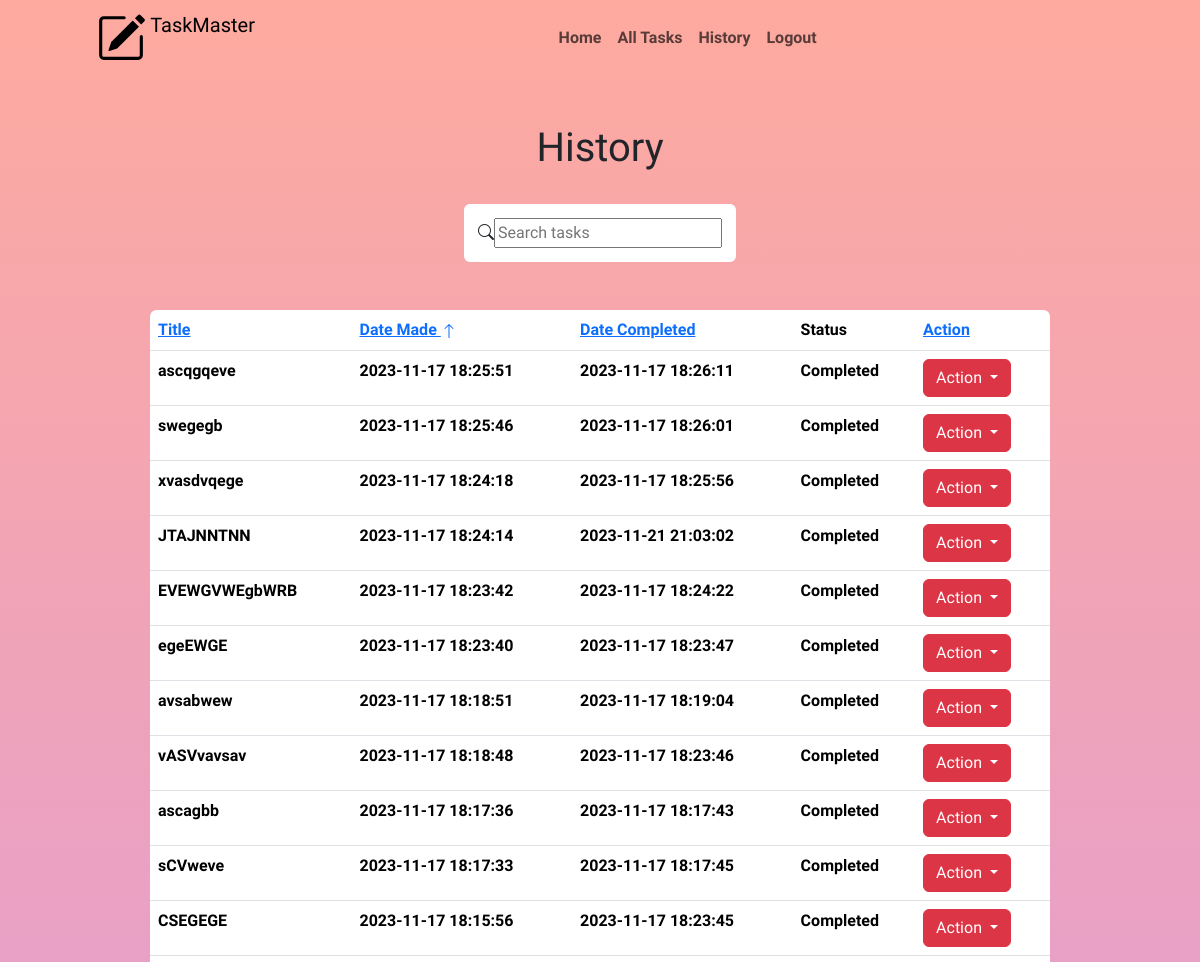
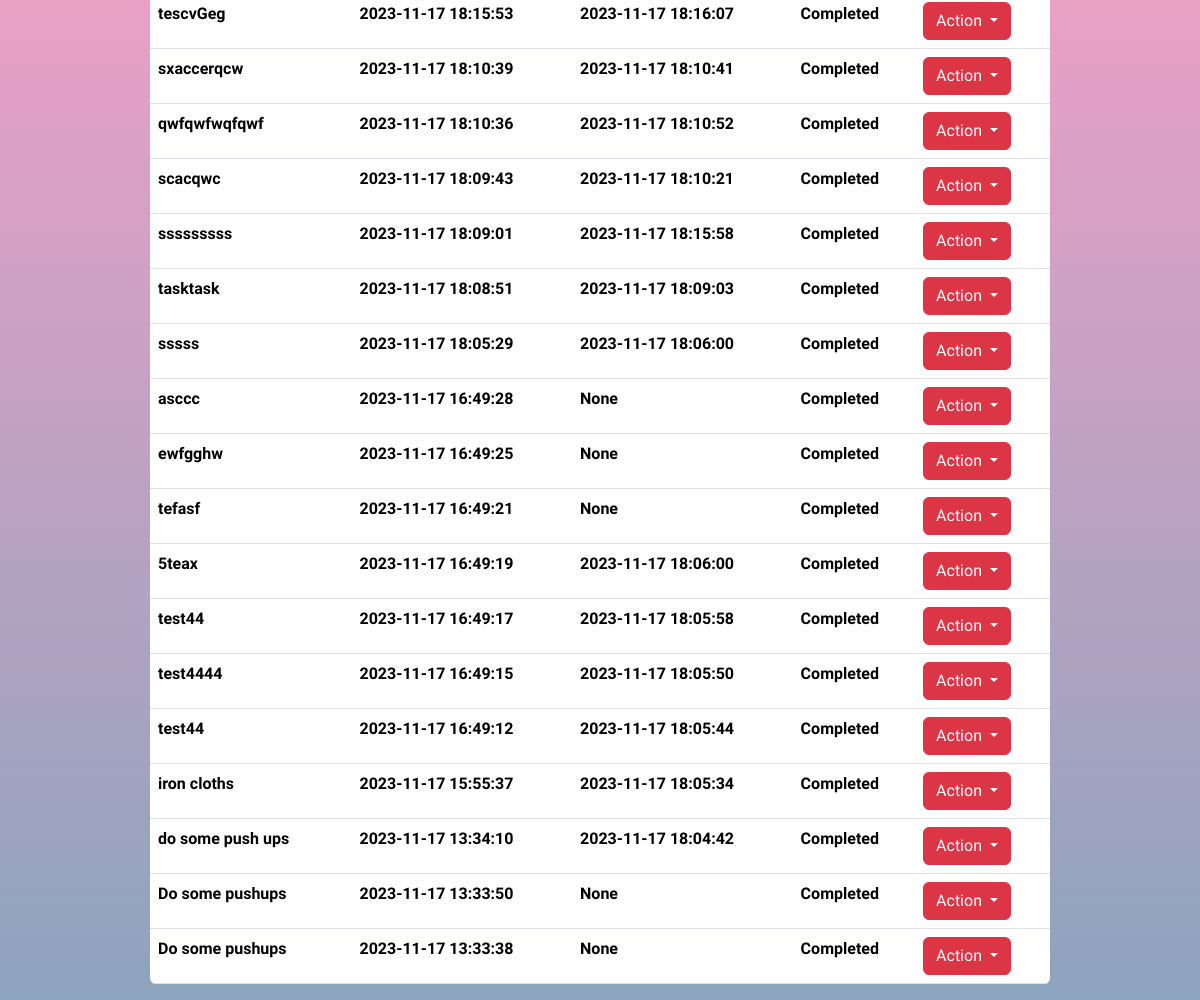
Screenshot of /history (signed in) with the database file from the repository (2 pictures, top to bottom).
### tables this page shows
CREATE TABLE tasks (
    id INTEGER PRIMARY KEY AUTOINCREMENT,
    user_id INTEGER,
    title TEXT NOT NULL,
    date_made DATE DEFAULT CURRENT_DATE,
    is_complete BOOLEAN DEFAULT 0, date_completed DATETIME,
    FOREIGN KEY (user_id) REFERENCES users(id)
);

### app.py (the view)
@app.route('/history')
def history():
    if 'user_id' not in session:
        return redirect(url_for('login'))
    user_id = session['user_id']
    db, cursor = get_db()
    cursor.execute("SELECT id, title, date_made, date_completed FROM tasks WHERE user_id = ? AND is_complete = 1", (user_id,))
    completed_tasks = cursor.fetchall()
    completed_names = [{'id': id, 'title': title, 'date_made': date_made, 'date_completed': date_completed} for id, title, date_made, date_completed in completed_tasks]
    sort_order = request.args.get('sort_order', 'desc')  # Default to descending order
    completed_names.sort(key=lambda x: x['date_made'], reverse=(sort_order == 'desc'))
    return render_template('mainscreen/history.html', tasks=completed_names, sort_order=sort_order)

### app.py (called while the page is built)
def get_db():
    if 'db' not in g:
        g.db = sqlite3.connect('todo.db')
        g.cursor = g.db.cursor()
    return g.db, g.cursor

@app.before_request
def before_request():
    get_db()

### templates/mainscreen/history.html (shortened to what this page needs)
{% extends 'layouts/layout.html' %}
{% block content %}
<div class="d-flex justify-content-evenly mt-5">
<h1> History</h1>
</div><br>
    <div class="container search">
    <i class="bi bi-search"></i>
    <input type="text" class="search-input" id="searchInput" placeholder="Search tasks">
    </div>
    <div class="d-flex justify-content-evenly">
        <div class="table-responsive w-75 bdr mt-5">
        <table class="table bdr" id="tasktable">
            <thead class="thead-dark">
                <tr>
                    <th scope="col"><a href="#" onclick="sortTable('date_made');">Title</a></th>
                    <th scope="col"><a href="#" onclick="sortTable('date_made');">Date Made
                        {% if sort_order == 'desc' %}
                        <a href="{{ url_for('tasks', sort_order='asc') }}">
                            <svg xmlns="http://www.w3.org/2000/svg" width="16" height="16" fill="currentColor" class="bi bi-arrow-up" viewBox="0 0 16 16">
                                <path fill-rule="evenodd" d="M8 15a.5.5 0 0 0 .5-.5V2.707l3.146 3.147a.5.5 0 0 0 .708-.708l-4-4a.5.5 0 0 0-.708 0l-4 4a.5.5 0 1 0 .708.708L7.5 2.707V14.5a.5.5 0 0 0 .5.5"/>
                            </svg>
                        </a>
                    {% endif %}     </a></th>
                    <th scope="col"><a href="#" onclick="sortTable('date_completed');">Date Completed</a></th>
                    <th scope="col">Status</th>
                    <th scope="col"><a href="#">Action</a></th>
                </tr>
            </thead>
            <tbody>
                {% for task in tasks %}
                    <tr>
                        <td class="searchitem">{{ task['title'] }}</td>
                        <td>{{ task['date_made'] }}</td>
                        <td>{{ task['date_completed'] }}</td>
                        <td>Completed</td>
                        <td>
                            <form action="{{ url_for('action_task', task_id=task['id']) }}" method="post">
                                <div class="btn-group">
                                    <button type="button" class="btn btn-danger dropdown-toggle" data-bs-toggle="dropdown" aria-expanded="false">
                                        Action
                                    </button>
                                </div>
                            </form>
                        </td>
                    </tr>
                {% endfor %}
            </tbody>
        </table>
        </div>
    </div>
{% endblock %}

### static/style.css (style rules this page uses)
body { background: linear-gradient(#FEAA9F,#E8A0C6,#8CA4BE); background-attachment: fixed; font-family: Dosis, sans-serif; font-weight: 600; }
.bdr { border-radius: 6px; overflow: hidden; }
.search { width: max-content; display: flex; align-items: center; padding: 14px; border-radius: 6px; background: #ffffff; }

### rows the page displays
tasks: title "ascqgqeve", date_made "2023-11-17 18:25:51", date_completed "2023-11-17 18:26:11"
tasks: title "swegegb", date_made "2023-11-17 18:25:46", date_completed "2023-11-17 18:26:01"
tasks: title "xvasdvqege", date_made "2023-11-17 18:24:18", date_completed "2023-11-17 18:25:56"
tasks: title "JTAJNNTNN", date_made "2023-11-17 18:24:14", date_completed "2023-11-21 21:03:02"
tasks: title "EVEWGVWEgbWRB", date_made "2023-11-17 18:23:42", date_completed "2023-11-17 18:24:22"
tasks: title "egeEWGE", date_made "2023-11-17 18:23:40", date_completed "2023-11-17 18:23:47"
tasks: title "avsabwew", date_made "2023-11-17 18:18:51", date_completed "2023-11-17 18:19:04"
tasks: title "vASVvavsav", date_made "2023-11-17 18:18:48", date_completed "2023-11-17 18:23:46"
tasks: title "ascagbb", date_made "2023-11-17 18:17:36", date_completed "2023-11-17 18:17:43"
tasks: title "sCVweve", date_made "2023-11-17 18:17:33", date_completed "2023-11-17 18:17:45"
tasks: title "CSEGEGE", date_made "2023-11-17 18:15:56", date_completed "2023-11-17 18:23:45"
tasks: title "tescvGeg", date_made "2023-11-17 18:15:53", date_completed "2023-11-17 18:16:07"
tasks: title "sxaccerqcw", date_made "2023-11-17 18:10:39", date_completed "2023-11-17 18:10:41"
tasks: title "qwfqwfwqfqwf", date_made "2023-11-17 18:10:36", date_completed "2023-11-17 18:10:52"
tasks: title "scacqwc", date_made "2023-11-17 18:09:43", date_completed "2023-11-17 18:10:21"
tasks: title "sssssssss", date_made "2023-11-17 18:09:01", date_completed "2023-11-17 18:15:58"
tasks: title "tasktask", date_made "2023-11-17 18:08:51", date_completed "2023-11-17 18:09:03"
tasks: title "sssss", date_made "2023-11-17 18:05:29", date_completed "2023-11-17 18:06:00"
tasks: title "asccc", date_made "2023-11-17 16:49:28", date_completed "None"
tasks: title "ewfgghw", date_made "2023-11-17 16:49:25", date_completed "None"
tasks: title "tefasf", date_made "2023-11-17 16:49:21", date_completed "None"
tasks: title "5teax", date_made "2023-11-17 16:49:19", date_completed "2023-11-17 18:06:00"
tasks: title "test44", date_made "2023-11-17 16:49:17", date_completed "2023-11-17 18:05:58"
tasks: title "test4444", date_made "2023-11-17 16:49:15", date_completed "2023-11-17 18:05:50"
tasks: title "test44", date_made "2023-11-17 16:49:12", date_completed "2023-11-17 18:05:44"
tasks: title "iron cloths", date_made "2023-11-17 15:55:37", date_completed "2023-11-17 18:05:34"
tasks: title "do some push ups", date_made "2023-11-17 13:34:10", date_completed "2023-11-17 18:04:42"
tasks: title "Do some pushups", date_made "2023-11-17 13:33:50", date_completed "None"
tasks: title "Do some pushups", date_made "2023-11-17 13:33:38", date_completed "None"
